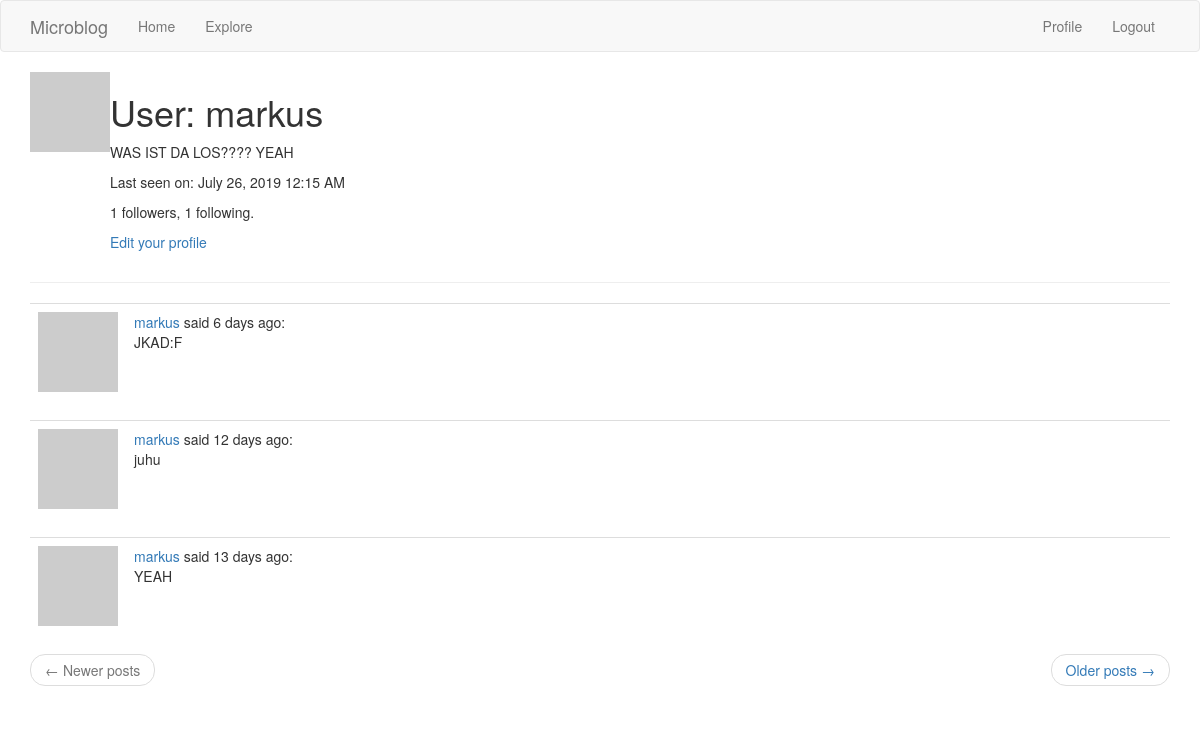
/user/markus (signed in), run on an earlier commit of the app's database.
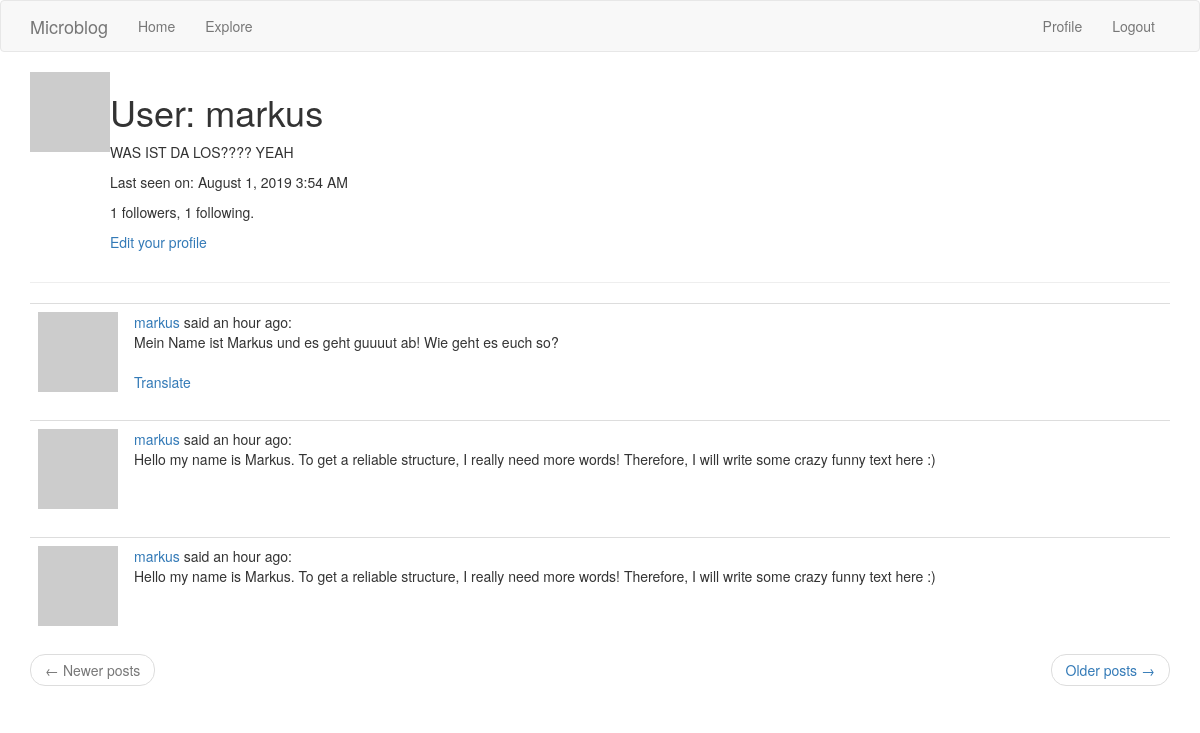
And on a later commit of the database.
### models.py (models this page shows, shortened)
class User(UserMixin, db.Model):
    id = db.Column(db.Integer, primary_key=True)
    username = db.Column(db.String(64), index=True, unique=True)
    email = db.Column(db.String(120), index=True, unique=True)
    password_hash = db.Column(db.String(128))
    posts = db.relationship('Post', backref='author', lazy='dynamic')
    about_me = db.Column(db.String(140))
    last_seen = db.Column(db.DateTime, default=datetime.utcnow)
    followed = db.relationship(
        'User',
        secondary=followers,
        primaryjoin=(followers.c.follower_id == id),
        secondaryjoin=(followers.c.followed_id == id),
        backref=db.backref('followers', lazy='dynamic'),
        lazy='dynamic'
        )
    def avatar(self, size):
        digest = md5(self.email.lower().encode('utf-8')).hexdigest()
        return 'https://www.gravatar.com/avatar/{}?d=identicon&s={}'.format(digest, size)

class Post(db.Model):
    id = db.Column(db.Integer, primary_key=True)
    body = db.Column(db.String(140))
    language = db.Column(db.String(5))
    timestamp = db.Column(db.DateTime, index=True, default=datetime.utcnow)
    user_id = db.Column(db.Integer, db.ForeignKey('user.id'))

### routes.py (the view)
@app.route('/user/<username>')
@login_required
def user(username):
    user = User.query.filter_by(username=username).first_or_404()
    page = request.args.get('page', 1, type=int)
    posts = user.posts.order_by(Post.timestamp.desc()).paginate(
        page,
        app.config['POSTS_PER_PAGE'],
        False
        )
    if posts.has_next:
        next_url = url_for('user', username=user.username, page=posts.next_num)
    else:
        next_url = None
    if posts.has_prev:
        prev_url = url_for('user', username=user.username, page=posts.prev_num)
    else:
        prev_url = None
    return render_template('user.html', user=user, posts=posts.items, next_url=next_url, prev_url=prev_url)

### models.py (called while the page is built)
@login.user_loader
def load_user(this_id):
    return User.query.get(int(this_id))

### routes.py (called while the page is built)
@app.before_request
def before_request():
    if current_user.is_authenticated:
        current_user.last_seen = datetime.utcnow()
        db.session.commit()
    g.locale = str(get_locale())

### templates/user.html
{% extends "base.html" %}
{% block app_content %}
    <table>
        <tr valign="top">
            <td><img src="{{ user.avatar(128) }}"></td>
            <td>
                <h1>{{ _('User') }}: {{ user.username }}</h1>
                {% if user.about_me %}
                    <p>
                        {{ user.about_me }}
                    </p>
                {% endif %}
                {% if user.last_seen %}
                    <p>
                        {{ _('Last seen on') }}: {{ moment(user.last_seen).format('LLL') }}
                    </p>
                {% endif %}
                <p>{{ user.followers.count() }} {{ _('followers') }}, {{ user.followed.count() }} {{ _('following') }}.</p>
                {% if user == current_user %}
                <p><a href="{{ url_for('edit_profile') }}">{{ _('Edit your profile') }}</a></p>
                {% elif not current_user.is_following(user) %}
                <p><a href="{{ url_for('follow', username=user.username) }}">{{ _('Follow') }}</a></p>
                {% else %}
                <p><a href="{{ url_for('unfollow', username=user.username) }}">{{ _('Unfollow') }}</a></p>
                {% endif %}
            </td>
        </tr>
    </table>
    <hr>
    {% for post in posts %}
        {% include '_post.html' %}
    {% endfor %}
    <nav aria-label="...">
        <ul class="pager">
            <li class="previous{% if not prev_url %} disabled{% endif %}">
                <a href="{{ prev_url or '#' }}">
                    <span aria-hidden="true">&larr;</span> {{ _('Newer posts') }}
                </a>
            </li>
            <li class="next{% if not next_url %} disabled{% endif %}">
                <a href="{{ next_url or '#' }}">
                    {{ _('Older posts') }} <span aria-hidden="true">&rarr;</span>
                </a>
            </li>
        </ul>
    </nav>
{% endblock %}

### templates/_post.html (shortened to what this page needs)
<table class="table table-hover">
    <tr>
        <td width="70px">
            <a href="{{ url_for('user', username=post.author.username) }}">
                <img src="{{ post.author.avatar(70) }}" />
            </a>
        </td>
        <td>
            {{ _('%(username)s said %(when)s', username=user_link, when=moment(post.timestamp).fromNow()) }}:
            <br>
            <span id="post{{ post.id }}">{{ post.body }}</span>
            {% if post.language and post.language != g.locale %}
            <br><br>
            <span id="translation{{ post.id }}">
                <a href="javascript:translate(
                    '#post{{ post.id }}',
                    '#translation{{ post.id }}',
                    '{{ post.language }}',
                    '{{ g.locale }}');">{{ _('Translate') }}</a>
            </span>
            {% endif %}
        </td>
    </tr>
</table>

What changed in the data, as far as the page shows it:
no longer on this page (row unchanged): Post: body "JKAD:F"
no longer on this page (row unchanged): Post: body "juhu"
no longer on this page (row unchanged): Post: body "YEAH"
changed User "markus": last_seen "July 26, 2019 12:15 AM" → "August 1, 2019 3:54 AM"
added Post: body "Mein Name ist Markus und es geht guuuut ab! Wie geht es euch so?"
added Post: body "Hello my name is Markus. To get a reliable structure, I really need more words! Therefore, I will write some crazy funny text here :)"
added Post: body "Hello my name is Markus. To get a reliable structure, I really need more words! Therefore, I will write some crazy funny text here :)"
